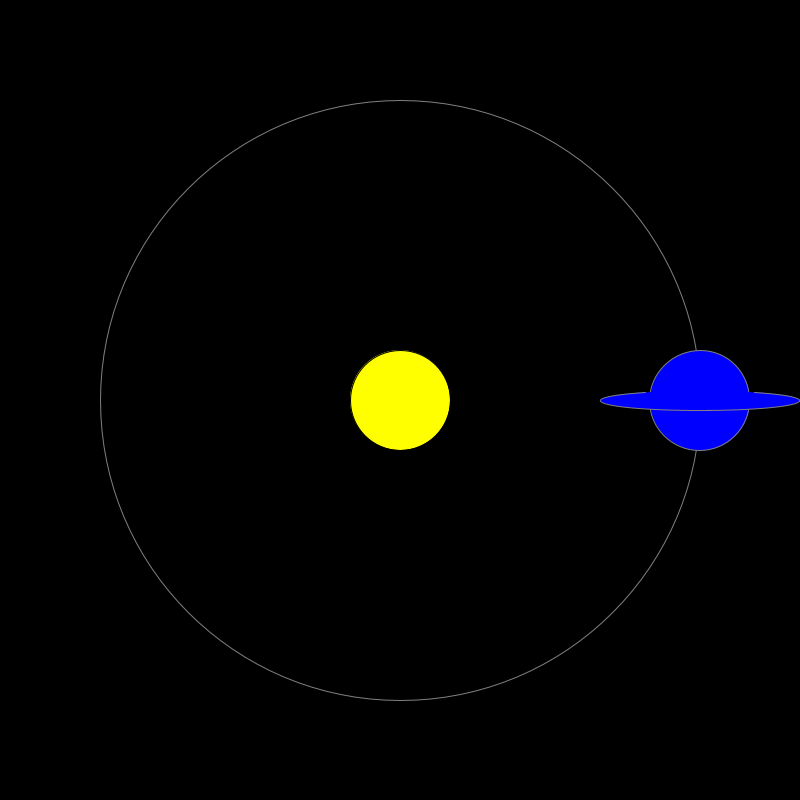
Frame 1 (no input)
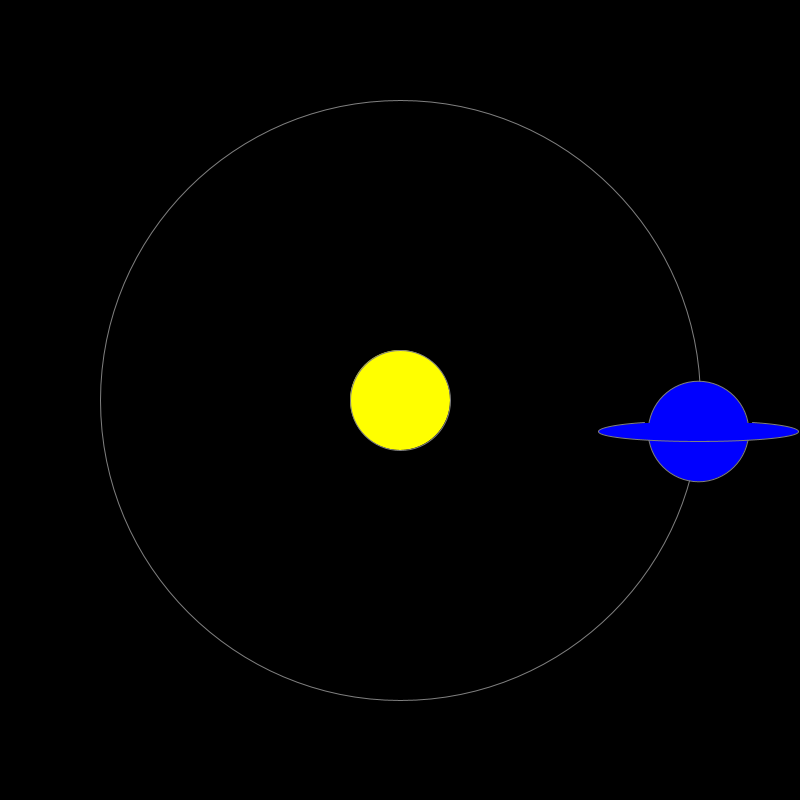
Frame 60 (the mouse pressed at the canvas centre just before this capture)
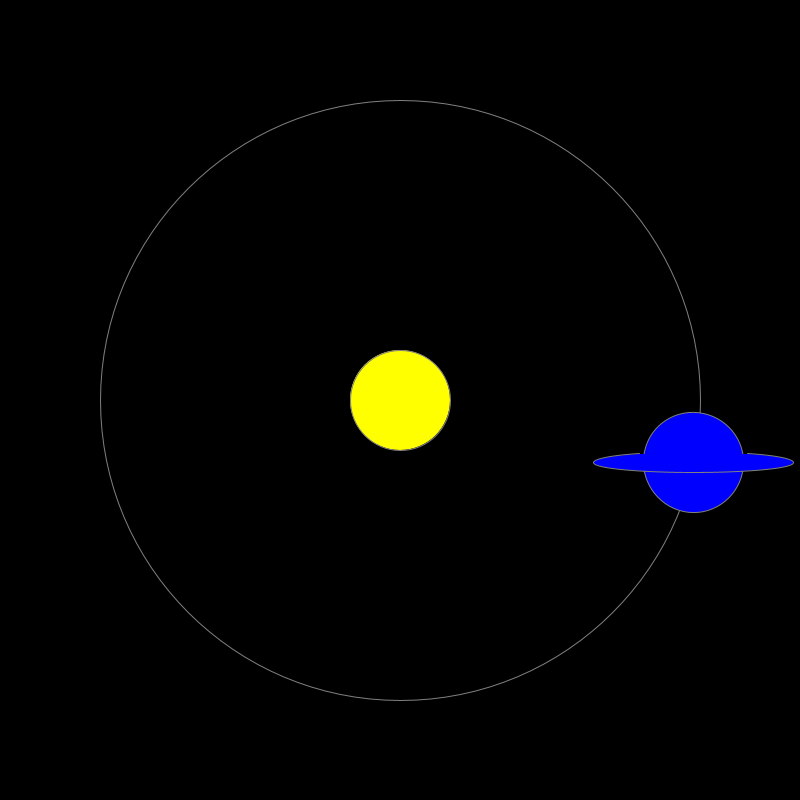
Frame 120 (the mouse held since frame 60 and released just before this capture)

The Processing sketch that drew these frames (run headless with seeded random() and noise(); from frame 60 on, the mouse is pressed at the canvas centre):

// Processing sketch: planetRock0_saturn
// ── planetRock0_saturn.pde
float angle=0;

void setup(){
  size(800,800);
}

void draw(){
  background(0);
  translate(width/2,height/2);
  
  fill(255,255,0);
  ellipse(0, 0,100,100);
  
  noFill();
  stroke(128);
  ellipse(0, 0,600,600);
  
  pushMatrix();
  
  angle+=PI/1800;
  rotate(angle);
  translate(300,0);
  fill(0,0,255);
  ellipse(0, 0, 100, 100);
  
  rotate(-angle);
  arc(0,0,200, 20, -1, PI+1,OPEN);
  
  popMatrix();
}
